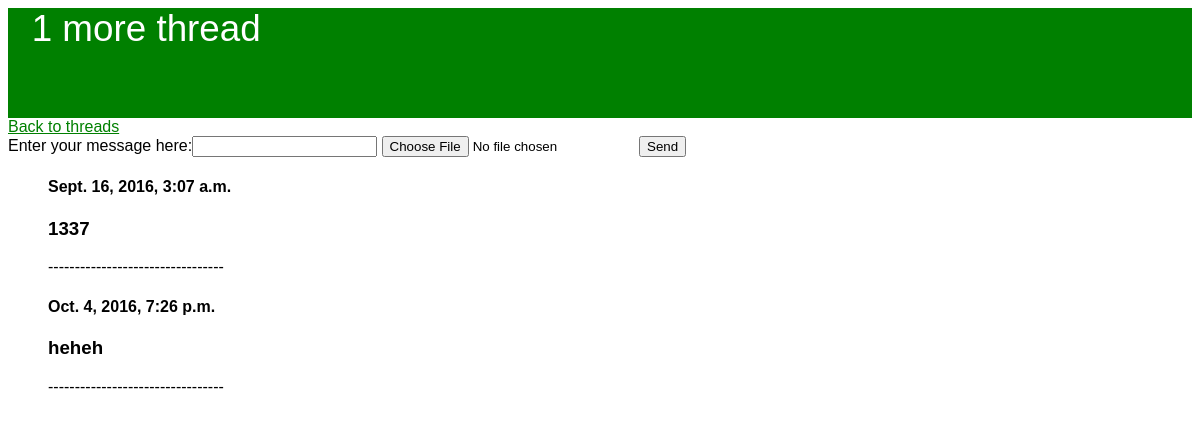
The page /board/thread2/ on the database as committed earlier.
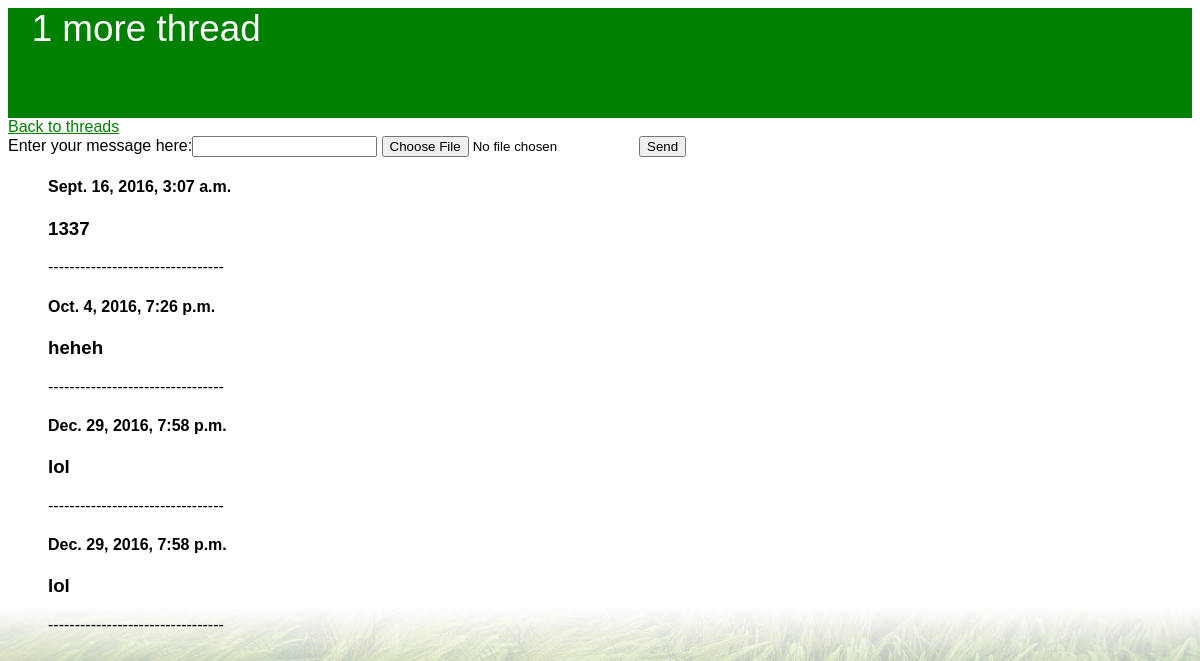
The same page on the database as committed later.
### imgboard/models.py (models this page shows)
class Thread(models.Model):
	thread_name = models.CharField(max_length=50)

class Post(models.Model):
	thread = models.ForeignKey(Thread)
	date_published = models.DateTimeField('date published')
	post_text = models.CharField(max_length=300)
	pic = models.ImageField(upload_to='pics', blank=True)

### imgboard/views.py (the view, shortened to what this page needs)
# urls.py: url(r'^thread(?P<thread_id>[0-9]+)/$', views.ThreadView.as_view(), name='thread')
class ThreadView(View):
	post_form = PostForm
	initial = {'key': 'value'}
	def get(self, request, thread_id, **kwargs):
		thread = get_object_or_404(Thread, pk=thread_id)
		form = self.post_form(initial=self.initial)
		context = {
			'thread': thread,
			'form': form,
		}
		return render(request, 'thread.html', context)

### imgboard/forms.py
class PostForm(forms.Form):
	post_text = forms.CharField(label='Enter your message here', max_length=300)
	picture = forms.ImageField(label='', required=False)

### imgboard/templates/thread.html (shortened to what this page needs)
{% load static %}
<link rel="stylesheet" type="text/css" href="{% static 'imgboard/thread_style.css' %}" </>
{% load staticfiles %}
<div class="body">
<div class="header"><p>{{ thread.thread_name }}</p></div>
<a href="{% url 'imgboard:index' %}">Back to threads</a>
<div>
	<form method="post" enctype="multipart/form-data">
    {{ form }}
    <input type="submit" value="Send" />
  </form>
</div>
<ul>
{% for post in thread.post_set.all %}
	<h4>{{ post.date_published }}</h4>
	<h3>{{ post.post_text }}</h3>
---------------------------------
{% endfor %}
</ul>
</div>

### imgboard/static/imgboard/thread_style.css (style rules this page uses)
a { color: green; }
p { margin-left: 2%; }
.header { background-color: green; color:white; text-align:left; height: 110px; font-size: 230%; }
.body { font-family: Helvetica Narrow, sans-serif; }

Rows that differ between the two databases and show on the page:
added Post: date_published "Dec. 29, 2016, 7:58 p.m.", post_text "lol"
added Post: date_published "Dec. 29, 2016, 7:58 p.m.", post_text "lol"
